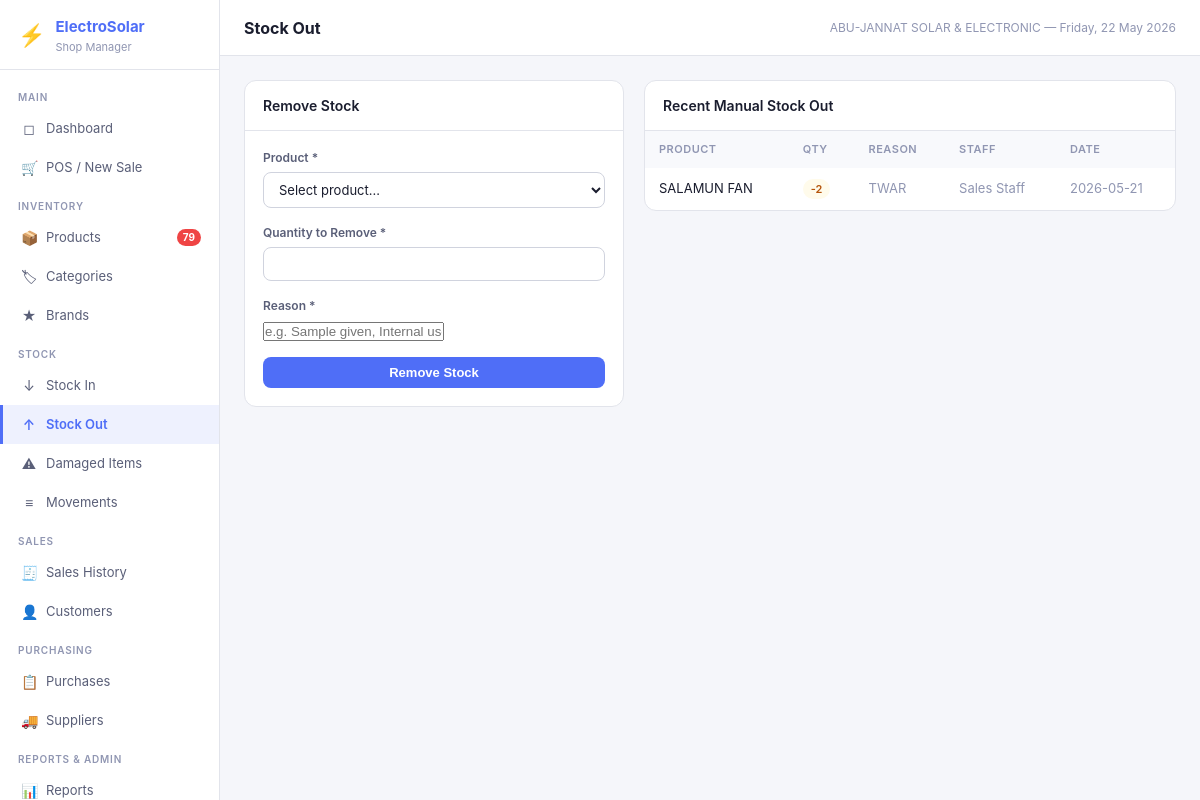
The page /stock/out (signed in) on the database its author committed.
### tables this page shows
CREATE TABLE settings (
            key TEXT PRIMARY KEY,
            value TEXT
        );

CREATE TABLE stock_movements (
            id INTEGER PRIMARY KEY AUTOINCREMENT,
            product_id INTEGER NOT NULL REFERENCES products(id),
            movement_type TEXT NOT NULL,
            quantity INTEGER NOT NULL,
            reason TEXT,
            reference_id INTEGER,
            reference_type TEXT,
            user_id INTEGER NOT NULL REFERENCES users(id),
            created_at TEXT NOT NULL DEFAULT (datetime('now'))
        );

CREATE TABLE products (
            id INTEGER PRIMARY KEY AUTOINCREMENT,
            name TEXT NOT NULL,
            sku TEXT UNIQUE NOT NULL,
            category_id INTEGER REFERENCES categories(id),
            brand_id INTEGER REFERENCES brands(id),
            model_number TEXT,
            wattage REAL,
            voltage REAL,
            amperage REAL,
            capacity TEXT,
            warranty TEXT,
            cost_price REAL NOT NULL DEFAULT 0,
            selling_price REAL NOT NULL DEFAULT 0,
            quantity INTEGER NOT NULL DEFAULT 0,
            reorder_level INTEGER NOT NULL DEFAULT 5,
            unit TEXT NOT NULL DEFAULT 'piece',
            description TEXT,
            is_active INTEGER NOT NULL DEFAULT 1,
            created_at TEXT NOT NULL DEFAULT (datetime('now')),
            updated_at TEXT NOT NULL DEFAULT (datetime('now'))
        );

CREATE TABLE users (
            id INTEGER PRIMARY KEY AUTOINCREMENT,
            username TEXT UNIQUE NOT NULL,
            password_hash TEXT NOT NULL,
            full_name TEXT NOT NULL,
            role TEXT NOT NULL DEFAULT 'staff',
            is_active INTEGER NOT NULL DEFAULT 1,
            created_at TEXT NOT NULL DEFAULT (datetime('now'))
        );

### app.py (the view, shortened to what this page needs)
@app.route('/stock/out', methods=['GET','POST'])
@login_required
def stock_out():
    prods = query("SELECT * FROM products WHERE is_active=1 ORDER BY name")
    history = query("""SELECT sm.*,p.name product_name,u.full_name user_name
        FROM stock_movements sm JOIN products p ON sm.product_id=p.id JOIN users u ON sm.user_id=u.id
        WHERE sm.movement_type='out' AND (sm.reference_type IS NULL OR sm.reference_type='manual')
        ORDER BY sm.created_at DESC LIMIT 30""")
    return render_template('stock_out.html', products=prods, history=history)

### app.py (called while the page is built)
def get_db():
    if 'db' not in g:
        g.db = sqlite3.connect(DB_PATH)
        g.db.row_factory = sqlite3.Row
        g.db.execute("PRAGMA foreign_keys = ON")
        g.db.execute("PRAGMA journal_mode = WAL")
    return g.db

def query(sql, args=(), one=False):
    cur = get_db().execute(sql, args)
    rv = cur.fetchall()
    return (rv[0] if rv else None) if one else rv

def login_required(f):
    @wraps(f)
    def decorated(*args, **kwargs):
        if 'user_id' not in session:
            return redirect(url_for('login'))
        return f(*args, **kwargs)
    return decorated

def current_user():
    return {'id': session.get('user_id'), 'username': session.get('username'),
            'full_name': session.get('full_name'), 'role': session.get('role')}

def get_settings():
    rows = query("SELECT key, value FROM settings")
    return {r['key']: r['value'] for r in rows}

@app.context_processor
def inject_globals():
    s = get_settings() if 'user_id' in session else {}
    low_stock = 0
    if 'user_id' in session:
        r = query("SELECT COUNT(*) as c FROM products WHERE is_active=1 AND quantity <= reorder_level", one=True)
        low_stock = r['c'] if r else 0
    return dict(settings=s, current_user=current_user(), low_stock_count=low_stock,
                now=datetime.now())

### templates/stock_out.html (shortened to what this page needs)
{% extends 'base.html' %}{% block title %}Stock Out{% endblock %}{% block page_title %}Stock Out{% endblock %}
{% block content %}
<div style="display:grid;grid-template-columns:380px 1fr;gap:20px;align-items:start;">
  <div class="card">
    <div class="card-header"><h3>Remove Stock</h3></div>
    <div class="card-body">
      <form method="POST">
        <div class="form-group"><label>Product *</label>
          <select name="product_id" required onchange="updateStock(this)">
            <option value="">Select product...</option>
          </select>
        </div>
        <div class="form-group"><label>Quantity to Remove *</label><input type="number" name="quantity" min="1" required></div>
        <div class="form-group"><label>Reason *</label><input name="reason" placeholder="e.g. Sample given, Internal use" required></div>
        <button type="submit" class="btn btn-primary" style="width:100%;justify-content:center;">Remove Stock</button>
      </form>
    </div>
  </div>
  <div class="card">
    <div class="card-header"><h3>Recent Manual Stock Out</h3></div>
    <div class="table-wrap"><table><thead><tr><th>Product</th><th>Qty</th><th>Reason</th><th>Staff</th><th>Date</th></tr></thead>
    <tbody>{% for m in history %}<tr>
      <td>{{ m.product_name }}</td><td><span class="badge badge-warning">-{{ m.quantity }}</span></td>
      <td class="text-muted">{{ m.reason }}</td><td class="text-muted">{{ m.user_name }}</td><td class="text-muted">{{ m.created_at[:10] }}</td>
    </tr>{% else %}<tr><td colspan="5" style="text-align:center;padding:24px;color:var(--text3);">No records yet</td></tr>{% endfor %}</tbody>
    </table></div>
  </div>
</div>
{% endblock %}

### templates/base.html (shortened to what this page needs)
<!DOCTYPE html>
<html lang="en">
<head>
<link rel="stylesheet" href="{{ url_for('static', filename='css/style.css') }}">
</head>
<body>
<div class="app-shell">
  <aside class="sidebar">
    <div class="sidebar-logo">
      <div class="logo-icon">⚡</div>
      <div>
        <h1>ElectroSolar</h1>
        <p>Shop Manager</p>
      </div>
    </div>
    <nav class="sidebar-nav">
      <div class="nav-section">Main</div>
      <a href="{{ url_for('dashboard') }}" class="nav-item {% if request.endpoint=='dashboard' %}active{% endif %}">
        <span class="nav-icon">◻</span> Dashboard
      </a>
      <a href="{{ url_for('pos') }}" class="nav-item {% if request.endpoint=='pos' %}active{% endif %}">
        <span class="nav-icon">🛒</span> POS / New Sale
      </a>
      <div class="nav-section">Inventory</div>
      <a href="{{ url_for('products') }}" class="nav-item {% if request.endpoint=='products' %}active{% endif %}">
        <span class="nav-icon">📦</span> Products
        {% if low_stock_count > 0 %}<span class="nav-badge">{{ low_stock_count }}</span>{% endif %}
      </a>
      <a href="{{ url_for('categories') }}" class="nav-item {% if request.endpoint=='categories' %}active{% endif %}">
        <span class="nav-icon">🏷</span> Categories
      </a>
      <a href="{{ url_for('brands') }}" class="nav-item {% if request.endpoint=='brands' %}active{% endif %}">
        <span class="nav-icon">★</span> Brands
      </a>
      <div class="nav-section">Stock</div>
      <a href="{{ url_for('stock_in') }}" class="nav-item {% if request.endpoint=='stock_in' %}active{% endif %}">
        <span class="nav-icon">↓</span> Stock In
      </a>
      <a href="{{ url_for('stock_out') }}" class="nav-item {% if request.endpoint=='stock_out' %}active{% endif %}">
        <span class="nav-icon">↑</span> Stock Out
      </a>
      <a href="{{ url_for('stock_damaged') }}" class="nav-item {% if request.endpoint=='stock_damaged' %}active{% endif %}">
        <span class="nav-icon">⚠</span> Damaged Items
      </a>
      <a href="{{ url_for('stock_movements') }}" class="nav-item {% if request.endpoint=='stock_movements' %}active{% endif %}">
        <span class="nav-icon">≡</span> Movements
      </a>
      <div class="nav-section">Sales</div>
      <a href="{{ url_for('sales') }}" class="nav-item {% if request.endpoint in ['sales','sale_detail'] %}active{% endif %}">
        <span class="nav-icon">🧾</span> Sales History
      </a>
      <a href="{{ url_for('customers') }}" class="nav-item {% if request.endpoint in ['customers','customer_history'] %}active{% endif %}">
        <span class="nav-icon">👤</span> Customers
      </a>
      <div class="nav-section">Purchasing</div>
      <a href="{{ url_for('purchases') }}" class="nav-item {% if request.endpoint in ['purchases','purchase_detail'] %}active{% endif %}">
        <span class="nav-icon">📋</span> Purchases
      </a>
      <a href="{{ url_for('suppliers') }}" class="nav-item {% if request.endpoint=='suppliers' %}active{% endif %}">
        <span class="nav-icon">🚚</span> Suppliers
      </a>
      <div class="nav-section">Reports & Admin</div>
      <a href="{{ url_for('reports') }}" class="nav-item {% if request.endpoint=='reports' %}active{% endif %}">
        <span class="nav-icon">📊</span> Reports
      </a>
    </nav>
  </aside>
  <div class="main-area">
    <header class="topbar">
      <h2>{% block page_title %}{% endblock %}</h2>
      <span class="topbar-meta">{{ settings.get('shop_name','ElectroSolar') }} — {{ now.strftime('%A, %d %B %Y') }}</span>
    </header>
    <main class="page-content">
      {% block content %}{% endblock %}
    </main>
  </div>
</div>
</body>
</html>

### rows shown on the page
settings: get "ABU-JANNAT SOLAR & ELECTRONIC"
stock_movements: product_name "SALAMUN FAN", quantity "2", reason "TWAR", user_name "Sales Staff", created_at "2026-05-21"

### other values the page prints
{{ low_stock_count }} "79"
